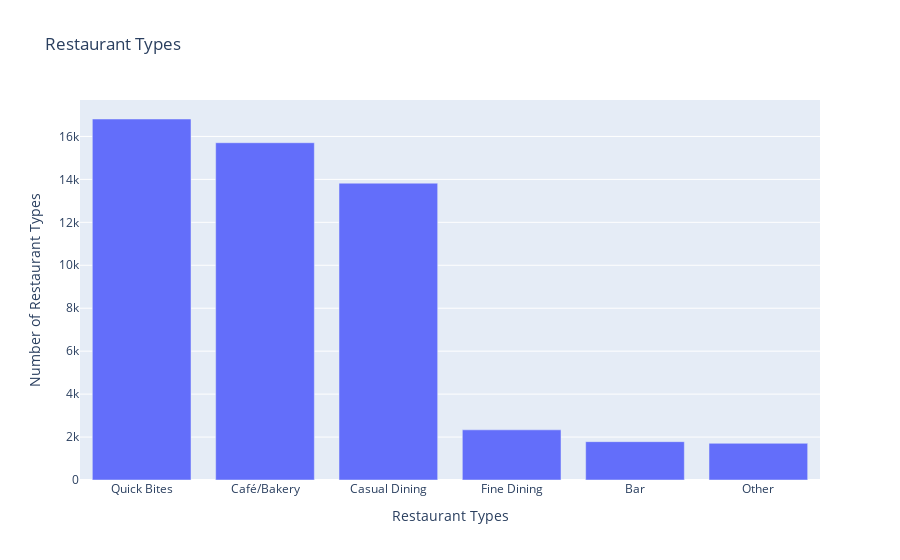

Write notebook code for a chart like this one.
### Code cell
y=data["type"].value_counts()[:20]
x=y.index
fig=px.bar(x=x,y=y,labels={"x":"Restaurant Types","y":"Number of Restaurant Types"},title="Restaurant Types")
fig.show()

### Figure 1 — Plotly figure (JSON) as saved in the notebook; plotly's stock layout.template omitted (floating-point values rounded to 4 significant figures)
{"data": [{"alignmentgroup": "True", "hovertemplate": "Restaurant Types=%{x}<br>Number of Restaurant Types=%{y}<extra></extra>", "legendgroup": "", "marker": {"color": "#636efa", "pattern": {"shape": ""}}, "name": "", "offsetgroup": "", "orientation": "v", "showlegend": false, "textposition": "auto", "type": "bar", "x": ["Quick Bites", "Café/Bakery", "Casual Dining", "Fine Dining", "Bar", "Other"], "xaxis": "x", "y": [16812, 15707, 13823, 2337, 1786, 1708], "yaxis": "y"}], "layout": {"barmode": "relative", "legend": {"tracegroupgap": 0}, "title": {"text": "Restaurant Types"}, "xaxis": {"anchor": "y", "domain": [0, 1], "title": {"text": "Restaurant Types"}}, "yaxis": {"anchor": "x", "domain": [0, 1], "title": {"text": "Number of Restaurant Types"}}}}
